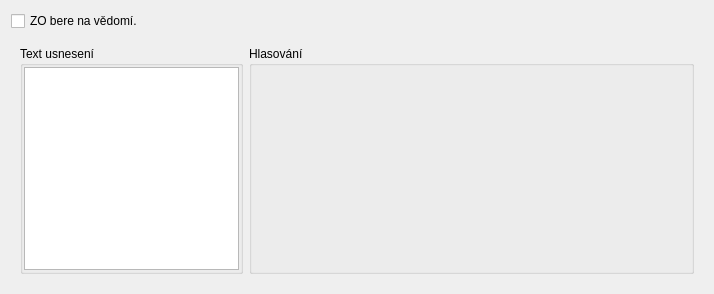
<?xml version="1.0" encoding="UTF-8"?>
<ui version="4.0">
 <class>Usneseni</class>
 <widget class="QWidget" name="Usneseni">
  <property name="geometry">
   <rect>
    <x>0</x>
    <y>0</y>
    <width>714</width>
    <height>294</height>
   </rect>
  </property>
  <property name="windowTitle">
   <string>Form</string>
  </property>
  <layout class="QVBoxLayout" name="verticalLayout">
   <item>
    <widget class="QCheckBox" name="checkBox">
     <property name="text">
      <string>ZO bere na vědomí.</string>
     </property>
    </widget>
   </item>
   <item>
    <widget class="QWidget" name="widget" native="true">
     <layout class="QHBoxLayout" name="horizontalLayout_2">
      <item>
       <widget class="QGroupBox" name="groupBox_2">
        <property name="sizePolicy">
         <sizepolicy hsizetype="Preferred" vsizetype="Preferred">
          <horstretch>1</horstretch>
          <verstretch>0</verstretch>
         </sizepolicy>
        </property>
        <property name="title">
         <string>Text usnesení</string>
        </property>
        <layout class="QHBoxLayout" name="horizontalLayout">
         <property name="leftMargin">
          <number>1</number>
         </property>
         <property name="topMargin">
          <number>1</number>
         </property>
         <property name="rightMargin">
          <number>1</number>
         </property>
         <property name="bottomMargin">
          <number>1</number>
         </property>
         <item>
          <widget class="QPlainTextEdit" name="plainTextEdit"/>
         </item>
        </layout>
       </widget>
      </item>
      <item>
       <widget class="QGroupBox" name="groupBox">
        <property name="sizePolicy">
         <sizepolicy hsizetype="Preferred" vsizetype="Preferred">
          <horstretch>2</horstretch>
          <verstretch>0</verstretch>
         </sizepolicy>
        </property>
        <property name="title">
         <string>Hlasování</string>
        </property>
       </widget>
      </item>
     </layout>
    </widget>
   </item>
  </layout>
 </widget>
 <resources/>
 <connections/>
</ui>
